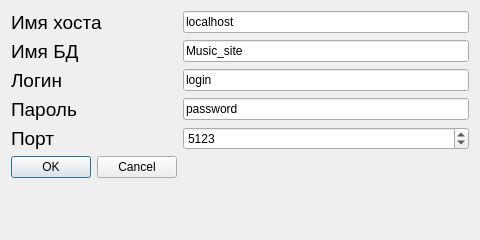
<?xml version="1.0" encoding="UTF-8"?>
<ui version="4.0">
 <class>Dialog</class>
 <widget class="QDialog" name="Dialog">
  <property name="geometry">
   <rect>
    <x>0</x>
    <y>0</y>
    <width>480</width>
    <height>240</height>
   </rect>
  </property>
  <property name="minimumSize">
   <size>
    <width>320</width>
    <height>240</height>
   </size>
  </property>
  <property name="maximumSize">
   <size>
    <width>1024</width>
    <height>240</height>
   </size>
  </property>
  <property name="windowTitle">
   <string>Dialog</string>
  </property>
  <layout class="QFormLayout" name="formLayout">
   <item row="0" column="0">
    <widget class="QLabel" name="lb_hostName">
     <property name="maximumSize">
      <size>
       <width>96</width>
       <height>32</height>
      </size>
     </property>
     <property name="font">
      <font>
       <pointsize>14</pointsize>
       <bold>false</bold>
      </font>
     </property>
     <property name="text">
      <string>Имя хоста</string>
     </property>
    </widget>
   </item>
   <item row="0" column="1">
    <widget class="QLineEdit" name="le_hostName">
     <property name="text">
      <string>localhost</string>
     </property>
     <property name="maxLength">
      <number>1024</number>
     </property>
    </widget>
   </item>
   <item row="1" column="0">
    <widget class="QLabel" name="lb_DBName">
     <property name="maximumSize">
      <size>
       <width>96</width>
       <height>32</height>
      </size>
     </property>
     <property name="font">
      <font>
       <pointsize>14</pointsize>
       <bold>false</bold>
      </font>
     </property>
     <property name="text">
      <string>Имя БД</string>
     </property>
    </widget>
   </item>
   <item row="1" column="1">
    <widget class="QLineEdit" name="le_DBName">
     <property name="text">
      <string>Music_site</string>
     </property>
     <property name="maxLength">
      <number>256</number>
     </property>
    </widget>
   </item>
   <item row="2" column="0">
    <widget class="QLabel" name="lb_login">
     <property name="maximumSize">
      <size>
       <width>96</width>
       <height>32</height>
      </size>
     </property>
     <property name="font">
      <font>
       <pointsize>14</pointsize>
       <bold>false</bold>
      </font>
     </property>
     <property name="text">
      <string>Логин</string>
     </property>
    </widget>
   </item>
   <item row="2" column="1">
    <widget class="QLineEdit" name="le_login">
     <property name="text">
      <string>login</string>
     </property>
     <property name="maxLength">
      <number>256</number>
     </property>
    </widget>
   </item>
   <item row="3" column="0">
    <widget class="QLabel" name="lb_password">
     <property name="maximumSize">
      <size>
       <width>96</width>
       <height>32</height>
      </size>
     </property>
     <property name="font">
      <font>
       <pointsize>14</pointsize>
       <bold>false</bold>
      </font>
     </property>
     <property name="text">
      <string>Пароль</string>
     </property>
    </widget>
   </item>
   <item row="3" column="1">
    <widget class="QLineEdit" name="le_password">
     <property name="text">
      <string>password</string>
     </property>
     <property name="maxLength">
      <number>256</number>
     </property>
    </widget>
   </item>
   <item row="4" column="0">
    <widget class="QLabel" name="lb_port">
     <property name="maximumSize">
      <size>
       <width>96</width>
       <height>32</height>
      </size>
     </property>
     <property name="font">
      <font>
       <pointsize>14</pointsize>
       <bold>false</bold>
      </font>
     </property>
     <property name="text">
      <string>Порт</string>
     </property>
    </widget>
   </item>
   <item row="4" column="1">
    <widget class="QSpinBox" name="sb_port">
     <property name="minimum">
      <number>1</number>
     </property>
     <property name="maximum">
      <number>65535</number>
     </property>
     <property name="value">
      <number>5123</number>
     </property>
    </widget>
   </item>
   <item row="5" column="0">
    <widget class="QDialogButtonBox" name="buttonBox">
     <property name="orientation">
      <enum>Qt::Horizontal</enum>
     </property>
     <property name="standardButtons">
      <set>QDialogButtonBox::Cancel|QDialogButtonBox::Ok</set>
     </property>
    </widget>
   </item>
  </layout>
 </widget>
 <resources/>
 <connections>
  <connection>
   <sender>buttonBox</sender>
   <signal>accepted()</signal>
   <receiver>Dialog</receiver>
   <slot>accept()</slot>
   <hints>
    <hint type="sourcelabel">
     <x>248</x>
     <y>254</y>
    </hint>
    <hint type="destinationlabel">
     <x>157</x>
     <y>274</y>
    </hint>
   </hints>
  </connection>
  <connection>
   <sender>buttonBox</sender>
   <signal>rejected()</signal>
   <receiver>Dialog</receiver>
   <slot>reject()</slot>
   <hints>
    <hint type="sourcelabel">
     <x>316</x>
     <y>260</y>
    </hint>
    <hint type="destinationlabel">
     <x>286</x>
     <y>274</y>
    </hint>
   </hints>
  </connection>
 </connections>
</ui>
